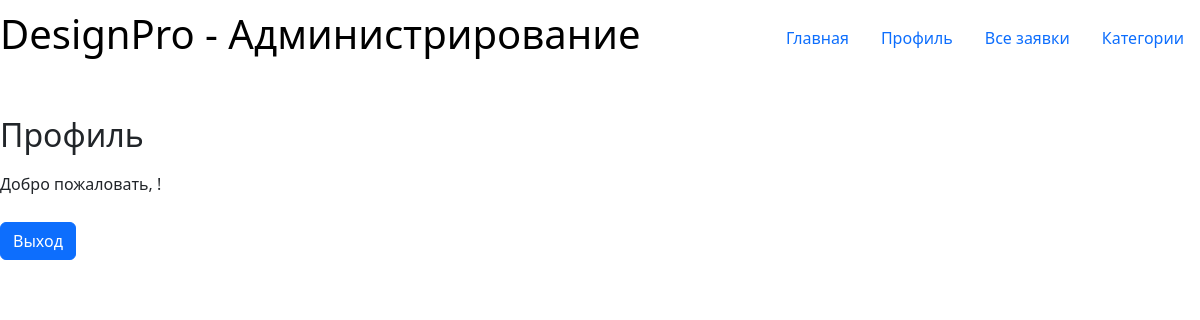
The app's page /designapp/profile/ (signed in), older data.
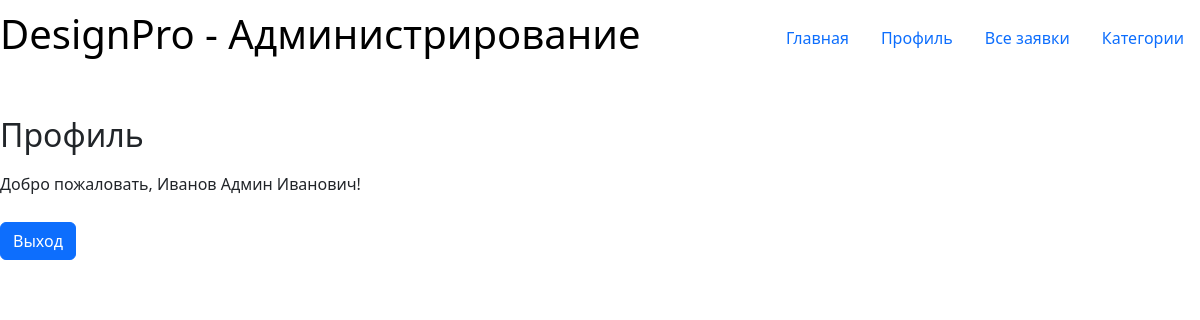
The same page, newer data.
### designapp/models.py (models this page shows)
class CustomUser(AbstractUser):
    full_name = models.CharField()
    email = models.EmailField(unique=True)

### designapp/views.py (the view)
# urls.py: path('profile/', views.profile, name='profile'),
def profile(request):
    return render(request, 'registration/profile.html')

### designapp/templates/registration/profile.html (shortened to what this page needs)
{% extends 'base.html' %}
{% block content %}
<section>
    <h2>Профиль</h2>
    <p>Добро пожаловать, {{ user.full_name }}!</p>
    <form action="{% url 'logout' %}" method="post">
        <button type="submit" class="btn btn-primary">Выход</button>
    </form>
</section>
{% endblock %}

Row changes from the older to the newer data that the page shows:
now on this page (row edited): CustomUser: full_name "Иванов Админ Иванович"
